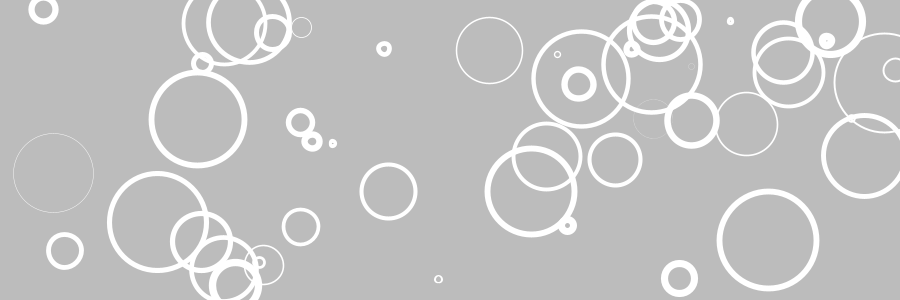
Frame 1 (no input)
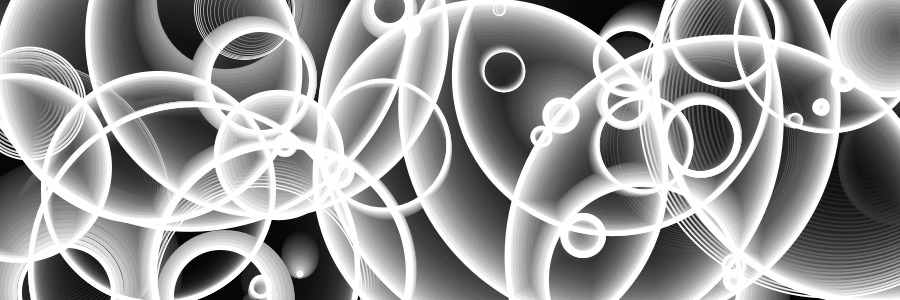
Frame 60 (the mouse pressed at the canvas centre just before this capture)
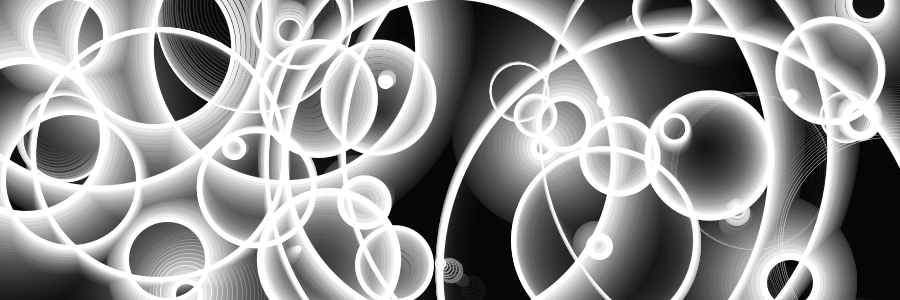
Frame 120 (the mouse held since frame 60 and released just before this capture)

The Processing sketch that drew these frames (run headless with seeded random() and noise(); from frame 60 on, the mouse is pressed at the canvas centre):

// Processing sketch: processing_42163
// ── processing_42163.pde

/////////////////////////////////////////////////////////////////////////////////////////////////////////
/////////////////////////////////////////////////////////////////////////////////////////////////////////
/////////////////////////////////////////////////////////////////////////////////////////////////////////
/////////////////////////////////////////////////////////////////////////////////////////////////////////
/////////////////////////////////////////////////////////////////////////////////////////////////////////


// ------------------- //
// |||||||||||||||||| //
// example sketch by  // 
// stephen monslow  //
//||||||||||||||||||||


// number of circles
int num = 50;

// making an array classes
// particle is the new instance name of the class ball
// 
ball[] particle = new ball[num];


void setup(){
  // changing color mode to do a color shifting trick
  colorMode(HSB);
  size(900,300);
  // anti alaising for smoother lines
  smooth();
 // initiate each instance of the array using a for loop
  for ( int i =0; i < num; i++){
    // every different object will have a random origin
    PVector origin = new PVector( random(width), random(height),0);
    // each new object will have a random size and speed
    particle[i] = new ball( origin , random(100),random(-1,1),random(-1,1),random(-1,1));
  }
}

/////////////////////////////////////////////////////////////////////////////////////////////////////////
/////////////////////////////////////////////////////////////////////////////////////////////////////////
void draw(){
  // 
//  background(0);
  fill(0,20);
  noStroke();
  rect(0,0,width,height);

  // 
  for ( int i =0; i < num; i++){
  particle[i].run();
  }
  
}


class ball{
  
  float b,ex,rad,speed,speed2,speed3,strokeW;
  PVector test = new PVector();
  
  ball(PVector origin, float siz, float _speed, float _speed2, float _speed3){
    test = origin;
    speed = _speed;
    speed2= _speed2;
    speed3= _speed3;
    b = random(255);
    strokeW = random(8);
    rad = siz;
  }
  
  void run(){
    // this creates the color shift
    if(b > 255) b = 0;
    b+=0.2;
    // the individual speeds are added here
    PVector acc = new PVector(speed,speed2,speed3);  
    test.add(acc);
    
    // pacman style 
    if( test.x > width ) test.x =0;
    if( test.y > height ) test.y =0;
    if( test.x < 0 ) test.x =width;
    if( test.y < 0 ) test.y =height;
  // making it look nice
  noFill();
    strokeWeight(strokeW);
//    stroke(b,255,255);
stroke(255);
    ellipse(test.x,test.y,rad+(ex*3),rad+(ex*3));
   // puslations
    ex = sin ( frameCount * PI / (rad*2)  ) * sin( rad ) * rad*2 ;
  }
}


////////////////////////////////////////////////////////////////////////////////////
////////////////////////////////////////////////////////////////////////////////////
////////////////////////////////////////////////////////////////////////////////////
                
                                
